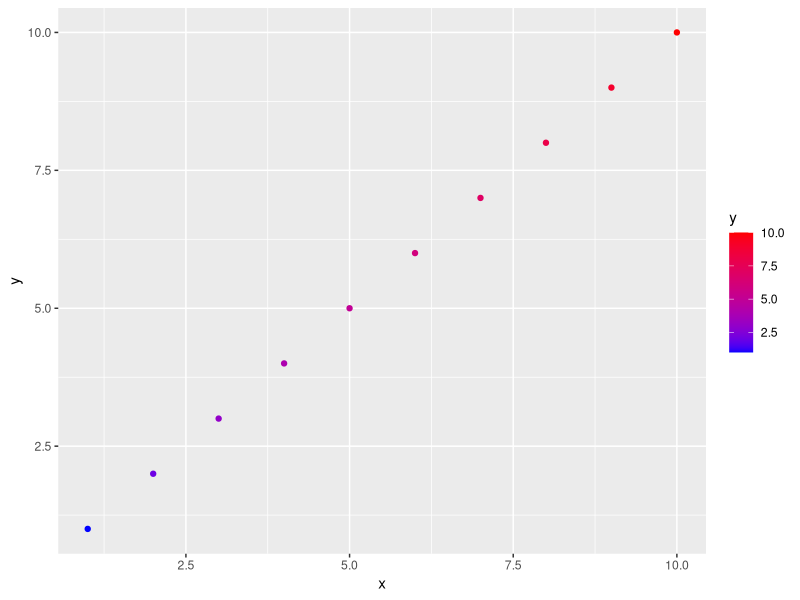

This figure's R source:
## ---- chunk 1
#| echo = false
2 + 2
## ---- chunk 2
print("hello world") #i dont know why it's scheduled for later, but i have some code in here now. 
#Lol hi, do you come here often? 


## ---- chunk 3
library(ggplot2)
ggplot(data.frame(x=1:10, y=1:10), aes(x, y)) + geom_point(aes(color=y)) + scale_color_gradient(low="blue", high="red")

